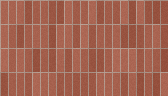

Write Python code to recreate this figure.
"""Original narrow reddish facade tiles with light vertical joints."""
from pathlib import Path
from random import Random
from PIL import Image
def wall_uv(x,y,z):
    return (x+.5*y)/1.68,-z/.96

def generate(path):
    image=Image.new('RGB',(168,96));px=image.load();rng=Random(3061930)
    shades={(c,r):rng.randrange(-12,13)for c in range(21)for r in range(4)}
    for y in range(96):
        for x in range(168):
            column,row=x//8,y//24
            colour=(171,147,135)if x%8==0 or y%24==0 else (161,92,73)
            delta=shades[column,row]+rng.randrange(-4,5)
            px[x,y]=tuple(c+delta for c in colour)
    image.save(path,optimize=True)
if __name__=='__main__':generate(Path(__file__).with_name('brick.png'))
